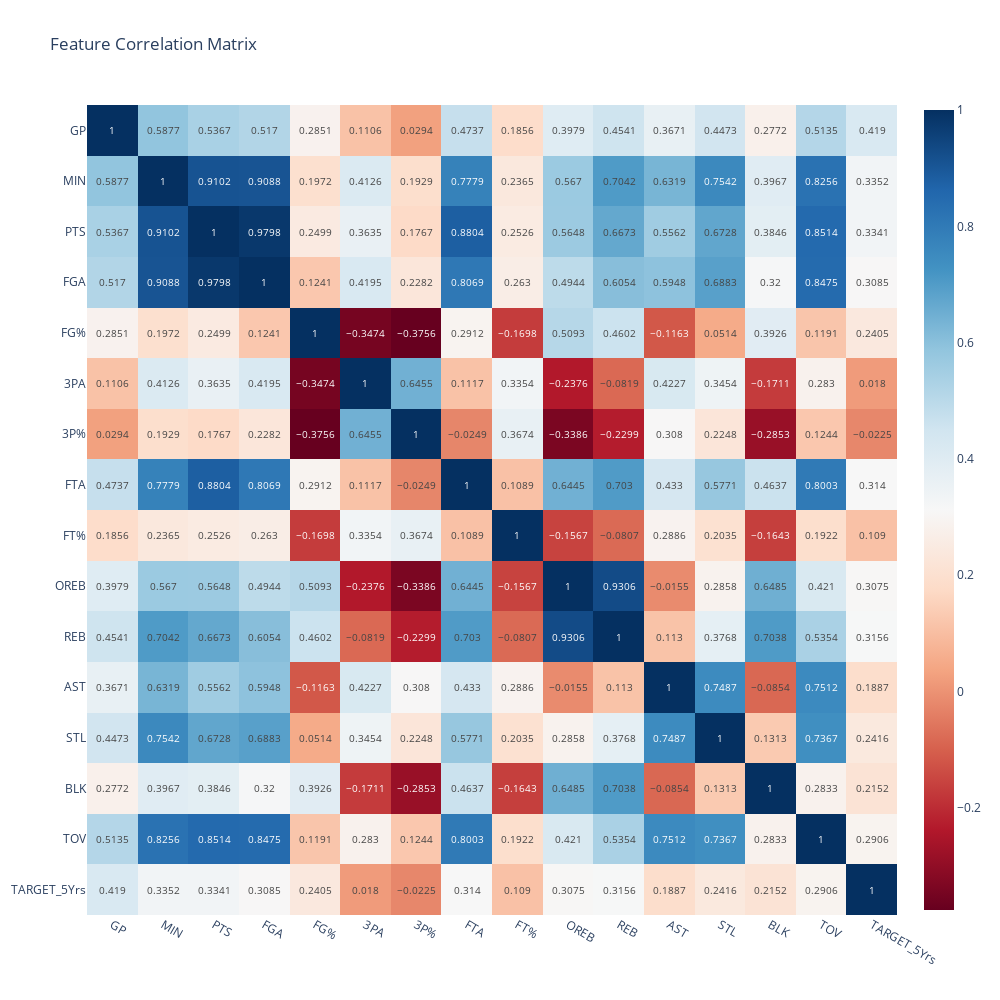

Notebook cell for this chart:
### Markdown cell above
Some redundancy introduced in this dataset : <br> 
1) $OREB+DREB\approx REB$ (due to rounding errors)
2) $3P\%\approx\frac{3P Made}{3PA}$
3) $FP\%\approx\frac{FPM}{FPA}$
4) $FT\%\approx\frac{FTM}{FTA}$

Looking at distribs we decide to remove FGM, 3P Made, FTM and DREB

### Code cell
# Filtering redundancy
col_to_drop = ["FGM","3P Made","FTM","DREB"]
df = df.drop(columns=col_to_drop)

# Feature correlation (V2)

corr_matrix = round(df.corr(numeric_only=True),4)
corr_matrix

import plotly.express as px

fig_corr = px.imshow(
    corr_matrix,
    text_auto=True,
    color_continuous_scale='RdBu',
    title="Feature Correlation Matrix"
)
fig_corr.update_layout(width=1000, height=1000)
fig_corr.show()

### Figure 1 — Plotly figure (JSON) as saved in the notebook; plotly's stock layout.template omitted (floating-point values rounded to 4 significant figures; data arrays with more than 128 entries replaced by an {"elided": "..."} marker saying what was removed)
{"data": [{"coloraxis": "coloraxis", "hovertemplate": "x: %{x}<br>y: %{y}<br>color: %{z}<extra></extra>", "name": "0", "texttemplate": "%{z}", "type": "heatmap", "x": ["GP", "MIN", "PTS", "FGA", "FG%", "3PA", "3P%", "FTA", "FT%", "OREB", "REB", "AST", "STL", "BLK", "TOV", "TARGET_5Yrs"], "xaxis": "x", "y": ["GP", "MIN", "PTS", "FGA", "FG%", "3PA", "3P%", "FTA", "FT%", "OREB", "REB", "AST", "STL", "BLK", "TOV", "TARGET_5Yrs"], "yaxis": "y", "z": {"elided": "16x16 float values"}}], "layout": {"coloraxis": {"colorscale": [[0, "rgb(103,0,31)"], [0.1, "rgb(178,24,43)"], [0.2, "rgb(214,96,77)"], [0.3, "rgb(244,165,130)"], [0.4, "rgb(253,219,199)"], [0.5, "rgb(247,247,247)"], [0.6, "rgb(209,229,240)"], [0.7, "rgb(146,197,222)"], [0.8, "rgb(67,147,195)"], [0.9, "rgb(33,102,172)"], [1, "rgb(5,48,97)"]]}, "height": 1000, "title": {"text": "Feature Correlation Matrix"}, "width": 1000, "xaxis": {"anchor": "y", "constrain": "domain", "domain": [0, 1], "scaleanchor": "y"}, "yaxis": {"anchor": "x", "autorange": "reversed", "constrain": "domain", "domain": [0, 1]}}}
